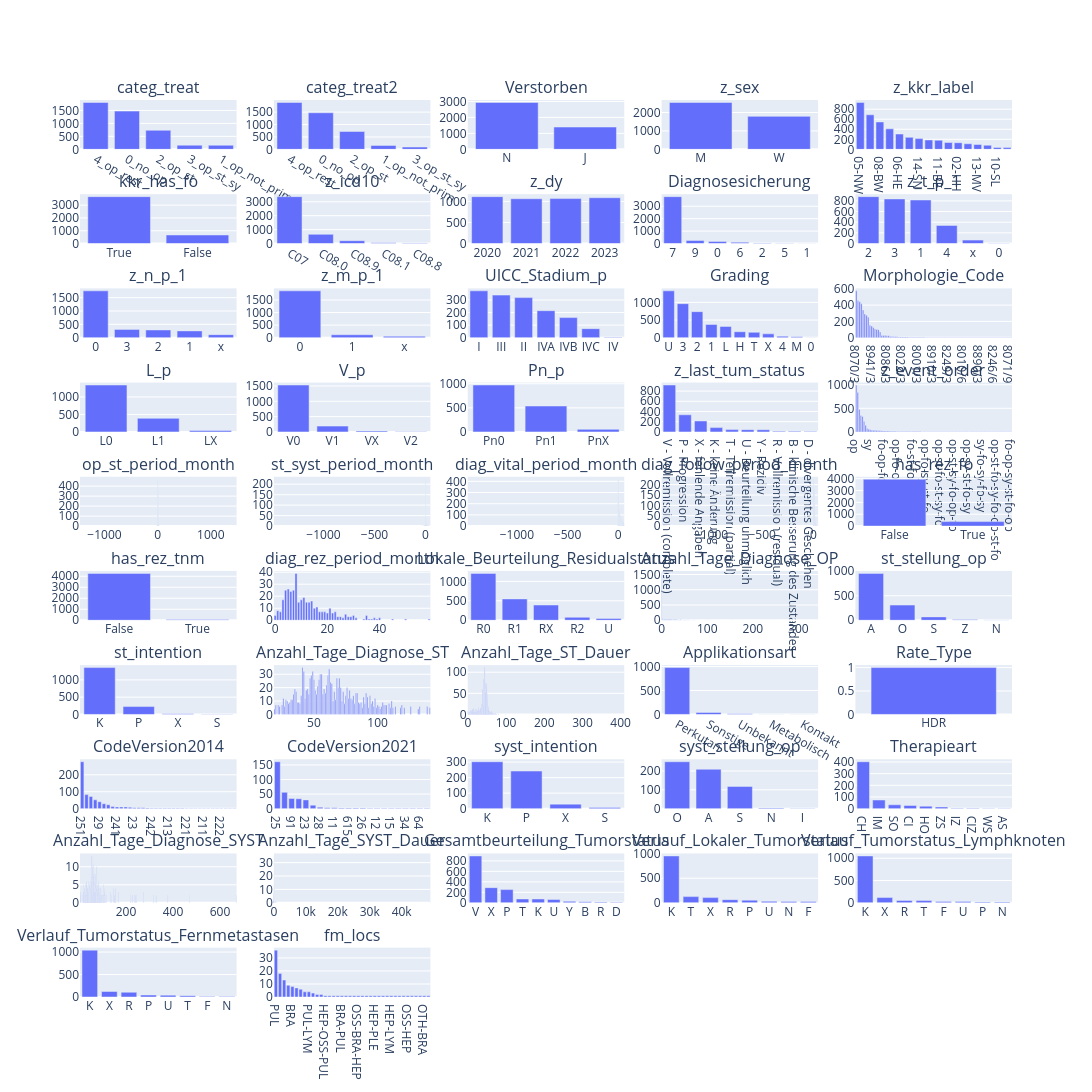

Write notebook code for a chart like this one.
### Markdown cell above
## <a id='toc1_4_'></a>[Histogramme](#toc0_)

### Code cell
tbl.describe_df(t_all2
            .project("* exclude(z_tum_id, z_pat_id)")
            .to_df(), "tum", use_missing=True, fig_cols=5)
